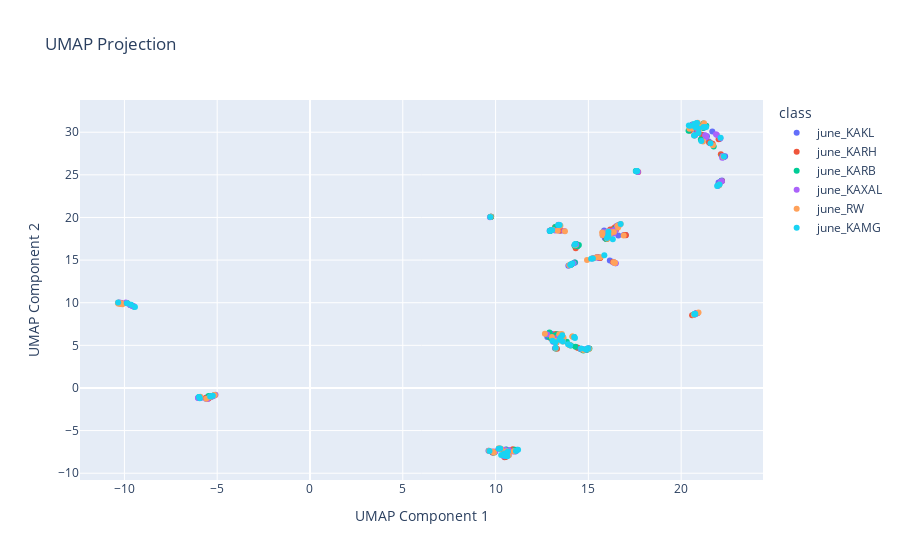

Notebook code for this chart:
### Markdown cell above
filter the dataset in month

### Code cell
import pandas as pd
from src.StreamPort.ml.MachineLearningEngine import MachineLearningEngine
from src.StreamPort.ml.MachineLearningProcessingSettings import MakeModelUMAP

path = 'groups_ints.csv'
class_path = 'groups_classes.csv'
df = pd.read_csv(class_path)

engine = MachineLearningEngine() 
engine.add_analyses_from_csv(path)

engine.add_month_classes(df, 'june')  

umap_model = MakeModelUMAP(n_neighbors=15, min_dist=0.1, n_components=2, random_state=42)
engine.add_settings(umap_model)
engine.run_workflow()
engine.plot_umap()
